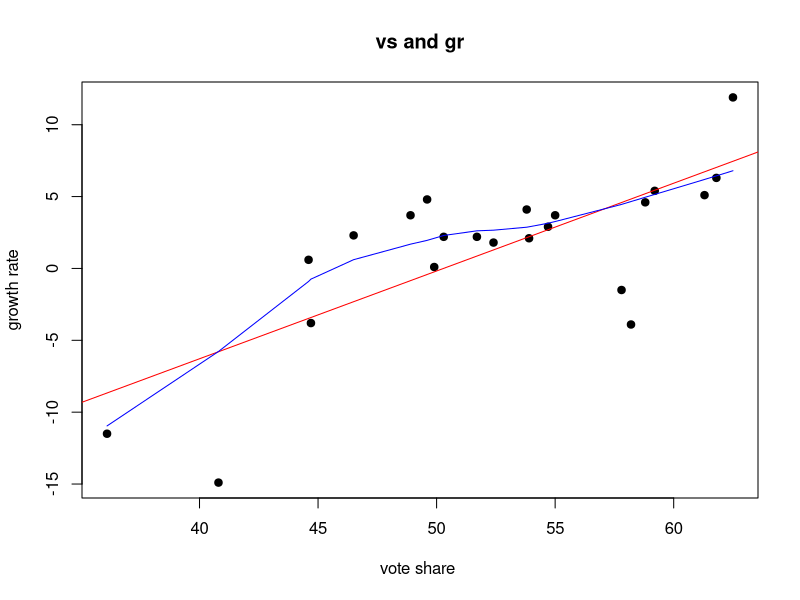

The R source for this figure:
## ---- chunk 1
knitr::opts_chunk$set(echo = TRUE)
## ---- chunk 2
usap <- read.csv("usap.csv")
## ---- chunk 3
View(usap)
## ---- chunk 4
plot(usap$vs, usap$gr, main="vs and gr",
   xlab="vote share ", ylab="growth rate", pch=19)
abline(lm(usap$gr~usap$vs), col="red") # regression line (y~x)
lines(lowess(usap$vs,usap$gr), col="blue") # lowess line (x,y)
